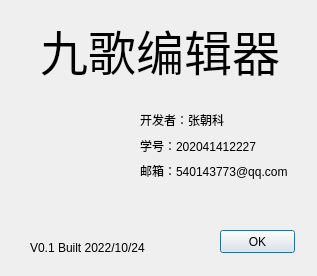
<?xml version="1.0" encoding="UTF-8"?>
<ui version="4.0">
 <class>About_Dialog</class>
 <widget class="QDialog" name="About_Dialog">
  <property name="geometry">
   <rect>
    <x>0</x>
    <y>0</y>
    <width>317</width>
    <height>276</height>
   </rect>
  </property>
  <property name="windowTitle">
   <string>About</string>
  </property>
  <property name="windowIcon">
   <iconset>
    <normalon>:/img/about.png</normalon>
   </iconset>
  </property>
  <widget class="QLabel" name="label">
   <property name="geometry">
    <rect>
     <x>40</x>
     <y>20</y>
     <width>241</width>
     <height>61</height>
    </rect>
   </property>
   <property name="font">
    <font>
     <family>Adobe Arabic</family>
     <pointsize>36</pointsize>
    </font>
   </property>
   <property name="text">
    <string>九歌编辑器</string>
   </property>
  </widget>
  <widget class="QPushButton" name="ok_About">
   <property name="geometry">
    <rect>
     <x>220</x>
     <y>230</y>
     <width>75</width>
     <height>23</height>
    </rect>
   </property>
   <property name="text">
    <string>OK</string>
   </property>
  </widget>
  <widget class="QLabel" name="label_5">
   <property name="geometry">
    <rect>
     <x>30</x>
     <y>240</y>
     <width>141</width>
     <height>16</height>
    </rect>
   </property>
   <property name="text">
    <string>V0.1 Built 2022/10/24</string>
   </property>
  </widget>
  <widget class="QLabel" name="label_6">
   <property name="geometry">
    <rect>
     <x>30</x>
     <y>90</y>
     <width>101</width>
     <height>111</height>
    </rect>
   </property>
   <property name="styleSheet">
    <string notr="true">border-image:url(:/img/Editor.png)</string>
   </property>
   <property name="text">
    <string/>
   </property>
  </widget>
  <widget class="QWidget" name="layoutWidget">
   <property name="geometry">
    <rect>
     <x>140</x>
     <y>110</y>
     <width>151</width>
     <height>71</height>
    </rect>
   </property>
   <layout class="QVBoxLayout" name="verticalLayout">
    <item>
     <widget class="QLabel" name="label_2">
      <property name="text">
       <string>开发者：张朝科</string>
      </property>
     </widget>
    </item>
    <item>
     <widget class="QLabel" name="label_3">
      <property name="text">
       <string>学号：202041412227</string>
      </property>
     </widget>
    </item>
    <item>
     <widget class="QLabel" name="label_4">
      <property name="text">
       <string>邮箱：540143773@qq.com</string>
      </property>
     </widget>
    </item>
   </layout>
  </widget>
 </widget>
 <resources/>
 <connections>
  <connection>
   <sender>ok_About</sender>
   <signal>pressed()</signal>
   <receiver>About_Dialog</receiver>
   <slot>close()</slot>
   <hints>
    <hint type="sourcelabel">
     <x>257</x>
     <y>241</y>
    </hint>
    <hint type="destinationlabel">
     <x>158</x>
     <y>137</y>
    </hint>
   </hints>
  </connection>
 </connections>
</ui>
